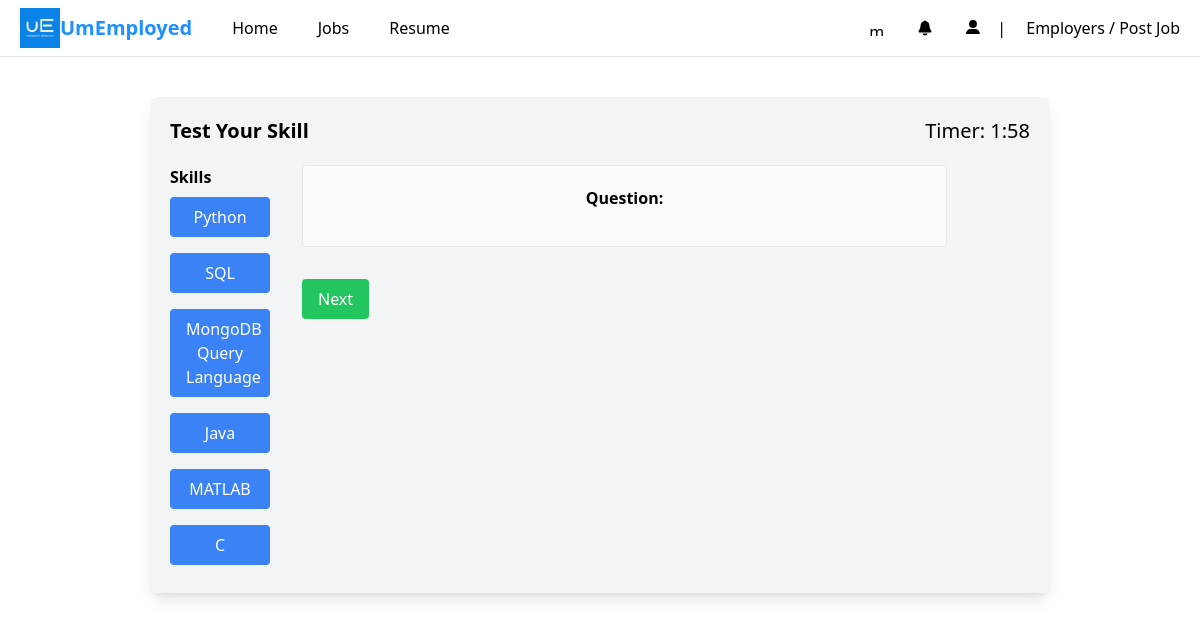
The page /job/job/1/answer/ (signed in) on the database its author committed.
### resume/models.py (models this page shows, shortened)
class Skill(models.Model):
    user = models.ForeignKey(User, on_delete=models.CASCADE, related_name='skills', default='c6962387-ea32-4a53-8c5d-ec9a596d864b')
    name = models.CharField(max_length=100)
    categories = models.ManyToManyField(SkillCategory)  # Change ForeignKey to ManyToManyField
    is_extracted = models.BooleanField(default=False)  # Indicates whether the skill was extracted from a job description

### job/views.py (the view)
# urls.py: path('job/<int:job_id>/answer/', views.answer_job_questions, name='answer_job_questions'),
@login_required(login_url='/login')
def answer_job_questions(request, job_id):
    job = get_object_or_404(Job, id=job_id)
    user = request.user
    skills = job.requirements.all()
    application, created = Application.objects.get_or_create(user=user, job=job)
    if application.has_completed_quiz:
        messages.warning(request, "You have already completed the quiz for this job.")
        return redirect('job:job_application_success')
    completed_skills = application.round_scores.keys()
    remaining_skills = [skill for skill in skills if str(skill.id) not in completed_skills]
    if not remaining_skills:
        application.has_completed_quiz = True
        application.save()
        messages.success(request, "Congratulations! You have completed all rounds.")
        return redirect('job:job_application_success')
    current_skill = remaining_skills[0]
    if request.method == 'POST':
        answers = request.POST
        if answers:
            total_score = 0
            mcqs = SkillQuestion.objects.filter(skill=current_skill, entry_level=job.level)
            for mcq in mcqs:
                answer = answers.get(f'question{mcq.id}')
                if answer:
                    applicant_answer = ApplicantAnswer.objects.create(
                        applicant=user,
                        question=mcq,
                        answer=answer,
                        job=job
                    )
                    applicant_answer.calculate_score()
                    total_score += applicant_answer.score
            application.round_scores[str(current_skill.id)] = total_score
            application.save()
            messages.success(request, f"Your answers for the skill '{current_skill.name}' have been recorded. Total score: {total_score}")
            return JsonResponse({'success': True, 'next_skill': True, 'message': f"Your answers for the skill '{current_skill.name}' have been recorded. Total score: {total_score}"})
        else:
            messages.error(request, "Please answer all questions.")
            return JsonResponse({'success': False, 'error': "Please answer all questions."})
    else:
        mcqs = SkillQuestion.objects.filter(skill=current_skill, entry_level=job.level)
        context = {
            'job': job,
            'mcqs': mcqs,
            'current_skill': current_skill,
            'skills': skills,
            'job_id': job.id,
        }
        return render(request, 'job/rounds/round1.html', context)

### templates/job/rounds/round1.html (shortened to what this page needs)
{% load static %}
<html lang="en">
<head>
    <link rel="stylesheet" scr="{% static 'build/css/style.css' %}" />
    <link rel="stylesheet" scr="{% static 'build/css/input.css' %}">
    <script src="https://cdn.tailwindcss.com"></script>
</head>
<body>
    <header
      class="flex justify-between items-center md:border-b top-0 right-0 left-0 px-2 md:px-5 py-2 mb-10 bg-white"
    >
      <div class="flex items-center gap-10">
        <div class="logo-wrap flex items-center">
          <img class="w-7 md:w-10" src="{% static 'build/logo/logo-color.png' %}" alt="" />
          <span class="text-[#1e90ff] hidden md:block md:text-xl font-bold"
            >UmEmployed</span
          >
        </div>
        <a class="hidden md:block" href="#">Home</a>
        <a class="hidden md:block" href="#">Jobs</a>
        <a class="hidden md:block" href="./index.html">Resume</a>
      </div>
      <nav class="flex md:gap-x-4 items-center">
        <ul class="flex gap-x-8 items-center">
          <li>
            <a href="#"
              ><img
                class="w-4 icon"
                src="{% static 'build/img/message-square-lines-svgrepo-com.svg' %}"
                alt="message icon"
            /></a>
          </li>
          <li>
            <a href="#"
              ><img
                class="w-4"
                src="{% static 'build/img/notification-bell-svgrepo-com.svg' %}"
                alt="notification icon"
            /></a>
          </li>
          <li class="hidden md:block">
            <a href="#"
              ><img
                class="w-4"
                src="{% static 'build/img/profile-svgrepo-com.svg' %}"
                alt="profile icon"
            /></a>
          </li>
        </ul>
        <div class="hidden md:block">
          |
          <span class="ml-4"><a href="#">Employers / Post Job</a> </span>
        </div>
      </nav>
    </header>
    <div class="bg-gray-100 w-f mx-auto shadow-lg rounded-lg p-5 sm:w-3/4">
        <div id="header" class="flex justify-between mb-5">
            <h1 class="text-xl font-semibold">Test Your Skill</h1>
            <div id="timer" class="text-xl">Timer: 2:00</div>
        </div>
        <div class="sm:flex w-f">
           <div class="w-f sm:mr-8">
    <h2 class="font-semibold mb-2">Skills</h2>
    <ul class="flex flex-nowrap overflow-scroll sm:flex-col gap-2 overflow-x-auto overflow-y-auto">
        {% for skill in skills %}
            <li>
                <button class="skill-btn py-2 px-4 bg-blue-500 text-white rounded mb-2 w-[100px]" data-skill="{{ skill.id }}">{{ skill.name }}</button>
            </li>
        {% endfor %}
    </ul>
</div>
            <div class="w-f sm:w-3/4">
                <div id="question-section" class="p-5 border rounded bg-gray-50 ">
                    <h2 id="question-header" class="font-bold font-3xl mb-4 text-center">Question:</h2>
                </div>
                <button id="next-btn" class="mt-4 py-2 px-4 bg-green-500 text-white rounded hidden">Next</button>
            </div>
        </div>
    </div>
</body>
</html>
</body>
</html>

### rows shown on the page
Skill: name "Python"
Skill: name "SQL"
Skill: name "MongoDB Query Language"
Skill: name "Java"
Skill: name "MATLAB"
Skill: name "C"
